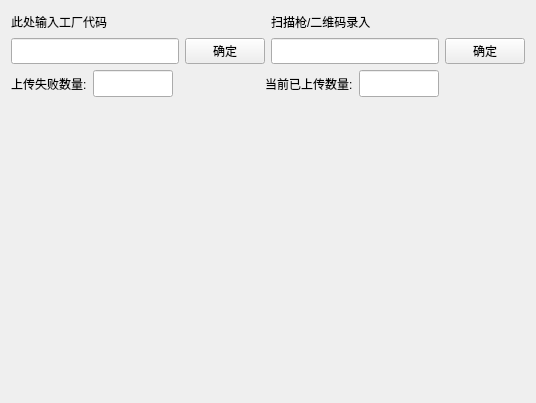
<?xml version="1.0" encoding="UTF-8"?>
<ui version="4.0">
 <class>Widget</class>
 <widget class="QWidget" name="Widget">
  <property name="geometry">
   <rect>
    <x>0</x>
    <y>0</y>
    <width>536</width>
    <height>403</height>
   </rect>
  </property>
  <property name="windowTitle">
   <string>Widget</string>
  </property>
  <layout class="QGridLayout" name="gridLayout">
   <item row="0" column="0">
    <layout class="QVBoxLayout" name="verticalLayout_4">
     <item>
      <layout class="QVBoxLayout" name="verticalLayout_3">
       <item>
        <layout class="QHBoxLayout" name="horizontalLayout_5">
         <item>
          <layout class="QVBoxLayout" name="verticalLayout">
           <item>
            <widget class="QLabel" name="label_2">
             <property name="maximumSize">
              <size>
               <width>16777215</width>
               <height>21</height>
              </size>
             </property>
             <property name="styleSheet">
              <string notr="true">font: 12pt &quot;微软雅黑&quot;;</string>
             </property>
             <property name="text">
              <string>此处输入工厂代码</string>
             </property>
            </widget>
           </item>
           <item>
            <layout class="QHBoxLayout" name="horizontalLayout">
             <item>
              <widget class="QLineEdit" name="lineEdit_factory_code">
               <property name="maximumSize">
                <size>
                 <width>16777215</width>
                 <height>27</height>
                </size>
               </property>
               <property name="styleSheet">
                <string notr="true">font: 75 12pt &quot;微软雅黑&quot;;</string>
               </property>
              </widget>
             </item>
             <item>
              <widget class="QPushButton" name="pushButton_2">
               <property name="styleSheet">
                <string notr="true">font: 75 12pt &quot;微软雅黑&quot;;</string>
               </property>
               <property name="text">
                <string>确定</string>
               </property>
              </widget>
             </item>
            </layout>
           </item>
          </layout>
         </item>
         <item>
          <layout class="QVBoxLayout" name="verticalLayout_2">
           <item>
            <widget class="QLabel" name="label">
             <property name="minimumSize">
              <size>
               <width>0</width>
               <height>21</height>
              </size>
             </property>
             <property name="maximumSize">
              <size>
               <width>1000</width>
               <height>21</height>
              </size>
             </property>
             <property name="styleSheet">
              <string notr="true">font: 12pt &quot;微软雅黑&quot;;</string>
             </property>
             <property name="text">
              <string>扫描枪/二维码录入</string>
             </property>
            </widget>
           </item>
           <item>
            <layout class="QHBoxLayout" name="horizontalLayout_2">
             <item>
              <widget class="QLineEdit" name="le_num">
               <property name="maximumSize">
                <size>
                 <width>16777215</width>
                 <height>27</height>
                </size>
               </property>
               <property name="styleSheet">
                <string notr="true">font: 75 12pt &quot;微软雅黑&quot;;</string>
               </property>
              </widget>
             </item>
             <item>
              <widget class="QPushButton" name="pushButton">
               <property name="styleSheet">
                <string notr="true">font: 75 12pt &quot;微软雅黑&quot;;</string>
               </property>
               <property name="text">
                <string>确定</string>
               </property>
              </widget>
             </item>
            </layout>
           </item>
          </layout>
         </item>
        </layout>
       </item>
       <item>
        <layout class="QHBoxLayout" name="horizontalLayout_4">
         <item>
          <layout class="QHBoxLayout" name="horizontalLayout_3">
           <item>
            <widget class="QLabel" name="label_3">
             <property name="styleSheet">
              <string notr="true">font: 12pt &quot;微软雅黑&quot;;</string>
             </property>
             <property name="text">
              <string>上传失败数量:</string>
             </property>
            </widget>
           </item>
           <item>
            <widget class="QLineEdit" name="lineEdit_count_false">
             <property name="minimumSize">
              <size>
               <width>80</width>
               <height>27</height>
              </size>
             </property>
             <property name="maximumSize">
              <size>
               <width>80</width>
               <height>27</height>
              </size>
             </property>
            </widget>
           </item>
           <item>
            <spacer name="horizontalSpacer_2">
             <property name="orientation">
              <enum>Qt::Horizontal</enum>
             </property>
             <property name="sizeHint" stdset="0">
              <size>
               <width>40</width>
               <height>20</height>
              </size>
             </property>
            </spacer>
           </item>
           <item>
            <widget class="QLabel" name="label_4">
             <property name="minimumSize">
              <size>
               <width>0</width>
               <height>21</height>
              </size>
             </property>
             <property name="maximumSize">
              <size>
               <width>16777215</width>
               <height>16777215</height>
              </size>
             </property>
             <property name="styleSheet">
              <string notr="true">font: 12pt &quot;微软雅黑&quot;;</string>
             </property>
             <property name="text">
              <string>当前已上传数量:</string>
             </property>
            </widget>
           </item>
           <item>
            <widget class="QLineEdit" name="lineEdit_count_pass">
             <property name="minimumSize">
              <size>
               <width>80</width>
               <height>27</height>
              </size>
             </property>
             <property name="maximumSize">
              <size>
               <width>80</width>
               <height>16777215</height>
              </size>
             </property>
            </widget>
           </item>
           <item>
            <spacer name="horizontalSpacer">
             <property name="orientation">
              <enum>Qt::Horizontal</enum>
             </property>
             <property name="sizeHint" stdset="0">
              <size>
               <width>40</width>
               <height>20</height>
              </size>
             </property>
            </spacer>
           </item>
          </layout>
         </item>
        </layout>
       </item>
      </layout>
     </item>
     <item>
      <widget class="QLabel" name="mesg">
       <property name="minimumSize">
        <size>
         <width>0</width>
         <height>200</height>
        </size>
       </property>
       <property name="styleSheet">
        <string notr="true">font: 9pt &quot;微软雅黑&quot;;</string>
       </property>
       <property name="text">
        <string/>
       </property>
       <property name="alignment">
        <set>Qt::AlignCenter</set>
       </property>
      </widget>
     </item>
    </layout>
   </item>
  </layout>
 </widget>
 <layoutdefault spacing="6" margin="11"/>
 <resources/>
 <connections/>
</ui>
